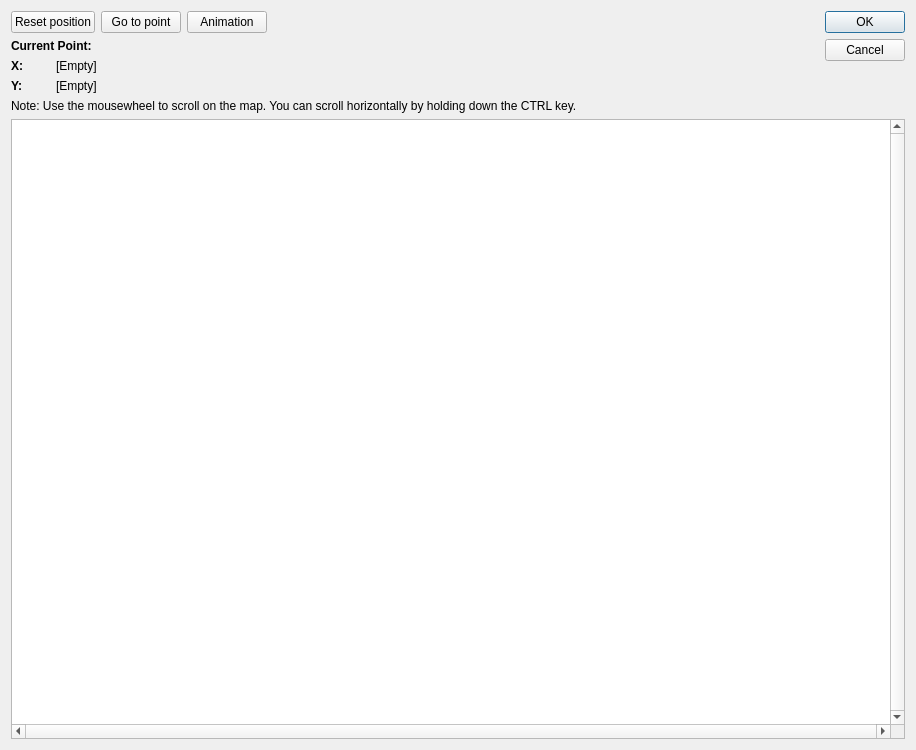
<?xml version="1.0" encoding="UTF-8"?>
<ui version="4.0">
 <class>WLD_SetPoint</class>
 <widget class="QDialog" name="WLD_SetPoint">
  <property name="geometry">
   <rect>
    <x>0</x>
    <y>0</y>
    <width>916</width>
    <height>750</height>
   </rect>
  </property>
  <property name="windowTitle">
   <string>Selecting point on the world map</string>
  </property>
  <property name="windowIcon">
   <iconset resource="../../_resources/editor.qrc">
    <normaloff>:/images/world.png</normaloff>:/images/world.png</iconset>
  </property>
  <layout class="QGridLayout" name="gridLayout">
   <item row="2" column="3" rowspan="2" colspan="4">
    <spacer name="horizontalSpacer">
     <property name="orientation">
      <enum>Qt::Horizontal</enum>
     </property>
     <property name="sizeHint" stdset="0">
      <size>
       <width>40</width>
       <height>20</height>
      </size>
     </property>
    </spacer>
   </item>
   <item row="0" column="5">
    <spacer name="horizontalSpacer_2">
     <property name="orientation">
      <enum>Qt::Horizontal</enum>
     </property>
     <property name="sizeHint" stdset="0">
      <size>
       <width>40</width>
       <height>20</height>
      </size>
     </property>
    </spacer>
   </item>
   <item row="0" column="7" rowspan="5">
    <widget class="QDialogButtonBox" name="buttonBox">
     <property name="orientation">
      <enum>Qt::Vertical</enum>
     </property>
     <property name="standardButtons">
      <set>QDialogButtonBox::Cancel|QDialogButtonBox::Ok</set>
     </property>
    </widget>
   </item>
   <item row="5" column="0" colspan="8">
    <widget class="GraphicsWorkspace" name="graphicsView">
     <property name="minimumSize">
      <size>
       <width>800</width>
       <height>600</height>
      </size>
     </property>
     <property name="verticalScrollBarPolicy">
      <enum>Qt::ScrollBarAlwaysOn</enum>
     </property>
     <property name="horizontalScrollBarPolicy">
      <enum>Qt::ScrollBarAlwaysOn</enum>
     </property>
    </widget>
   </item>
   <item row="4" column="0" colspan="7">
    <widget class="QLabel" name="label_4">
     <property name="text">
      <string>Note: Use the mousewheel to scroll on the map. You can scroll horizontally by holding down the CTRL key.</string>
     </property>
    </widget>
   </item>
   <item row="1" column="0" colspan="7">
    <widget class="QLabel" name="label">
     <property name="font">
      <font>
       <weight>75</weight>
       <bold>true</bold>
      </font>
     </property>
     <property name="text">
      <string>Current Point:</string>
     </property>
    </widget>
   </item>
   <item row="0" column="2">
    <widget class="QPushButton" name="GotoPoint">
     <property name="toolTip">
      <string>You will change current position to the last selected point. If point is not set, position will not be changed.</string>
     </property>
     <property name="text">
      <string>Go to point</string>
     </property>
     <property name="icon">
      <iconset resource="../../_resources/editor.qrc">
       <normaloff>:/images/search.png</normaloff>:/images/search.png</iconset>
     </property>
    </widget>
   </item>
   <item row="0" column="3">
    <widget class="QPushButton" name="animation">
     <property name="toolTip">
      <string>Start and stop animation of placed on the map items.</string>
     </property>
     <property name="text">
      <string>Animation</string>
     </property>
     <property name="icon">
      <iconset resource="../../_resources/editor.qrc">
       <normaloff>:/images/animation.png</normaloff>:/images/animation.png</iconset>
     </property>
     <property name="checkable">
      <bool>true</bool>
     </property>
    </widget>
   </item>
   <item row="0" column="0" colspan="2">
    <widget class="QPushButton" name="ResetPosition">
     <property name="toolTip">
      <string>You will return to the x0-y0 position of the map.</string>
     </property>
     <property name="text">
      <string>Reset position</string>
     </property>
     <property name="icon">
      <iconset resource="../../_resources/editor.qrc">
       <normaloff>:/images/reset_pos.png</normaloff>:/images/reset_pos.png</iconset>
     </property>
    </widget>
   </item>
   <item row="2" column="0">
    <widget class="QLabel" name="label_2">
     <property name="font">
      <font>
       <weight>75</weight>
       <bold>true</bold>
      </font>
     </property>
     <property name="text">
      <string notr="true">X:</string>
     </property>
    </widget>
   </item>
   <item row="3" column="0">
    <widget class="QLabel" name="label_3">
     <property name="font">
      <font>
       <weight>75</weight>
       <bold>true</bold>
      </font>
     </property>
     <property name="text">
      <string notr="true">Y:</string>
     </property>
    </widget>
   </item>
   <item row="2" column="1" colspan="2">
    <widget class="QLabel" name="x_point">
     <property name="text">
      <string notr="true">[Empty]</string>
     </property>
    </widget>
   </item>
   <item row="3" column="1" colspan="2">
    <widget class="QLabel" name="y_point">
     <property name="text">
      <string notr="true">[Empty]</string>
     </property>
    </widget>
   </item>
  </layout>
 </widget>
 <customwidgets>
  <customwidget>
   <class>GraphicsWorkspace</class>
   <extends>QGraphicsView</extends>
   <header>common_features/graphicsworkspace.h</header>
  </customwidget>
 </customwidgets>
 <tabstops>
  <tabstop>graphicsView</tabstop>
  <tabstop>ResetPosition</tabstop>
  <tabstop>GotoPoint</tabstop>
  <tabstop>animation</tabstop>
 </tabstops>
 <resources>
  <include location="../../_resources/editor.qrc"/>
 </resources>
 <connections/>
</ui>
